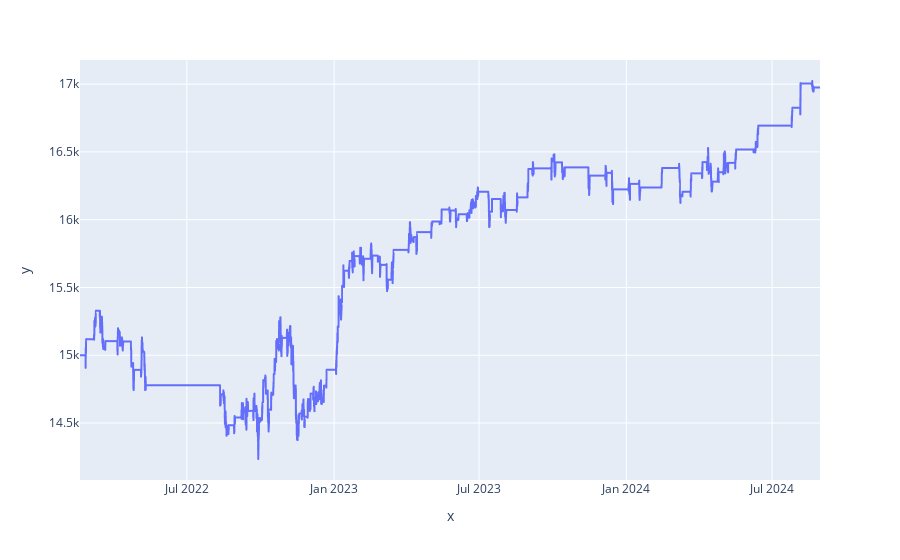

Notebook source saved alongside this figure:
### Code cell
from utils import plot_full_equity_curve

plot_full_equity_curve(
    symbols['AUDUSDm'][16385], 
    stats, 
    warmup_bars=warmup_bars,
    lookback_bars=lookback_bars, 
    overlay_price=True
)

### Figure 1 — Plotly figure (JSON) as saved in the notebook; plotly's stock layout.template omitted (floating-point values rounded to 4 significant figures; data arrays with more than 128 entries replaced by an {"elided": "..."} marker saying what was removed)
{"data": [{"hovertemplate": "x=%{x}<br>y=%{y}<extra></extra>", "legendgroup": "", "line": {"color": "#636efa", "dash": "solid"}, "marker": {"symbol": "circle"}, "mode": "lines", "name": "", "showlegend": false, "textposition": "bottom right", "type": "scattergl", "x": {"elided": "15800 str values"}, "xaxis": "x", "y": {"elided": "15800 float values"}, "yaxis": "y"}], "layout": {"legend": {"tracegroupgap": 0}, "margin": {"t": 60}, "xaxis": {"anchor": "y", "domain": [0, 1], "title": {"text": "x"}}, "yaxis": {"anchor": "x", "domain": [0, 1], "title": {"text": "y"}}}}
